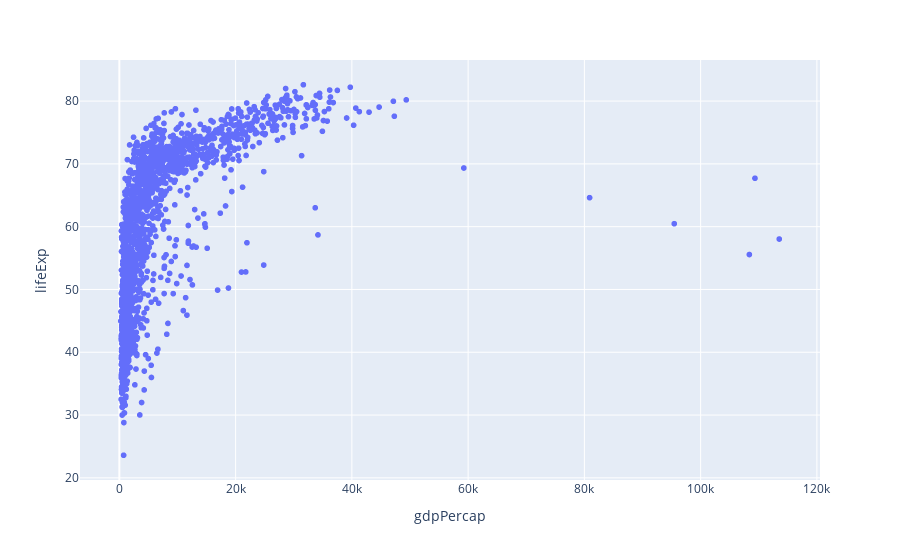

Write notebook code for a chart like this one.
### Markdown cell above
#### Basic

### Code cell


### Figure 1 — Plotly figure (JSON) as saved in the notebook; plotly's stock layout.template omitted (floating-point values rounded to 4 significant figures; data arrays with more than 128 entries replaced by an {"elided": "..."} marker saying what was removed)
{"data": [{"hovertemplate": "gdpPercap=%{x}<br>lifeExp=%{y}<extra></extra>", "legendgroup": "", "marker": {"color": "#636efa", "symbol": "circle"}, "mode": "markers", "name": "", "showlegend": false, "type": "scattergl", "x": {"elided": "1704 float values"}, "xaxis": "x", "y": {"elided": "1704 float values"}, "yaxis": "y"}], "layout": {"legend": {"tracegroupgap": 0}, "margin": {"t": 60}, "xaxis": {"anchor": "y", "domain": [0, 1], "title": {"text": "gdpPercap"}}, "yaxis": {"anchor": "x", "domain": [0, 1], "title": {"text": "lifeExp"}}}}
